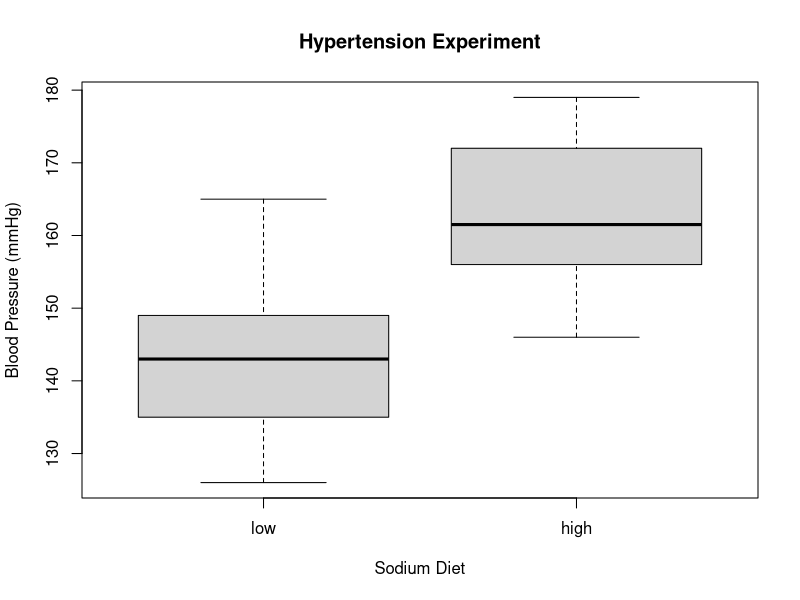
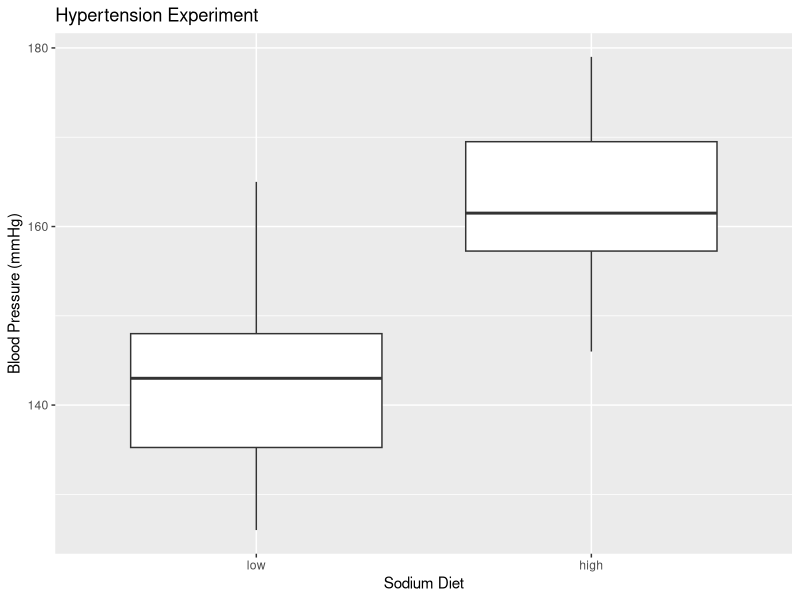
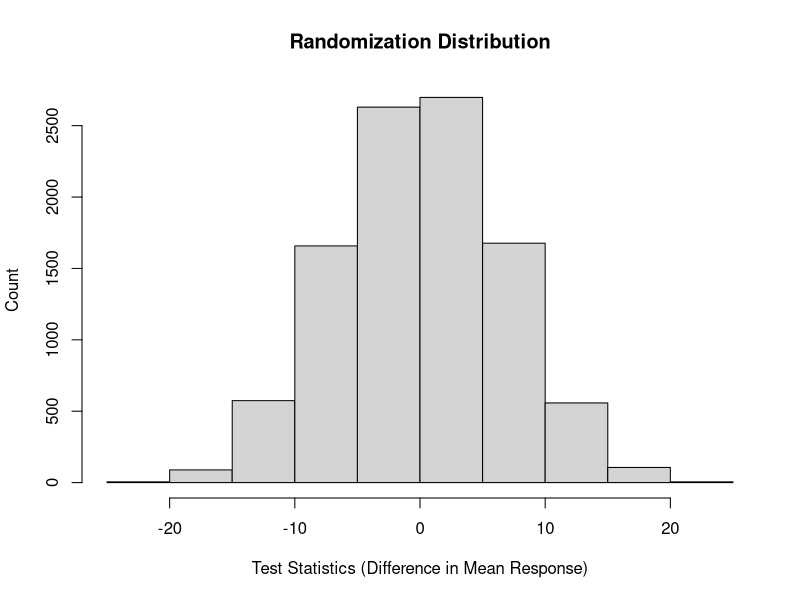

The R source for these figures, in order:
library(readr)
hypertension <- read_csv("hypertension.csv", 
                         col_types = cols(sodiumdiet = col_factor(levels = c("low", 
                                                                             "high"))))
View(hypertension)
print(hypertension)

summary(hypertension$bloodpressure[hypertension$sodiumdiet=="low"])
sd(hypertension$bloodpressure[hypertension$sodiumdiet=="low"])

summary(hypertension$bloodpressure[hypertension$sodiumdiet=="high"])
sd(hypertension$bloodpressure[hypertension$sodiumdiet=="high"])

library(tidyverse)
hypertension |> 
  group_by(sodiumdiet) |>
  summarize(
    Y_min = min(bloodpressure),
    Y_Q1 = quantile(bloodpressure, 0.25),
    Y_med = quantile(bloodpressure, 0.5),
    Y_Q3 = quantile(bloodpressure, 0.75),
    Y_max = max(bloodpressure),
    Y_IQR = Y_Q3 - Y_Q1,
    Y_mean = mean(bloodpressure),
    Y_sd = sd(bloodpressure)
  )

boxplot(hypertension$bloodpressure ~ hypertension$sodiumdiet, xlab="Sodium Diet", 
        ylab="Blood Pressure (mmHg)", main="Hypertension Experiment")

ggplot(hypertension, aes(x = sodiumdiet, y = bloodpressure)) +
  geom_boxplot() +
  ggtitle("Hypertension Experiment") +
  xlab("Sodium Diet") +
  ylab("Blood Pressure (mmHg)")

randomization.test <- function(response, treatment, Nsamps=10000, the.seed=500){
  ts <- rep(NA, Nsamps)
  n <- length(response)
  set.seed(the.seed)
  for(s in 1:Nsamps){
    permute <- sample.int(n)
    new.group <- treatment[permute]
    m1 <- mean(response[new.group==levels(treatment)[1]])
    m2 <- mean(response[new.group==levels(treatment)[2]])
    ts[s] <- (m1 - m2)
  }
  hist(ts, main="Randomization Distribution",
            xlab="Test Statistics (Difference in Mean Response)",
            ylab="Count")
  
  xbar1 <- mean(response[treatment==levels(treatment)[1]])
  xbar2 <- mean(response[treatment==levels(treatment)[2]])
  obsT <- (xbar1 - xbar2)
  p <- mean(abs(ts)>=abs(obsT))
  
  return(list(test_stats = ts, observed=obsT, p_value=p))
}
RT = randomization.test(hypertension$bloodpressure, hypertension$sodiumdiet)
RT
RT$test_stats[which(abs(RT$test_stats)>=abs(RT$observed))]
